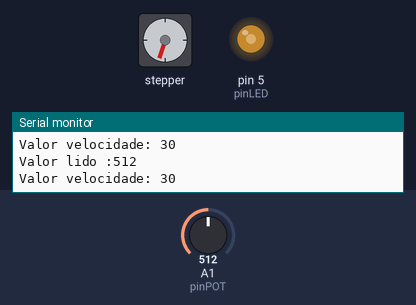
Recording of a sketch running on a simulated Arduino Uno, built with avr-gcc and run on an emulated ATmega328P. On the bench: stepper motor, output pins drawn as LEDs (lit = HIGH), the last lines printed to the serial monitor. Inputs (shaded band) come from the test bench; at power-on: A1 (pinPOT) = 512. Stepper angles assume 2050 steps per turn.

Above: at 9.8 s.
9.9 s: A1 (pinPOT) set to 716
At 18.23 s:
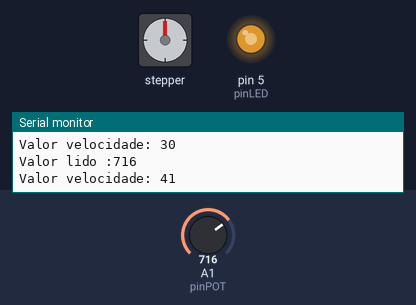
18.9 s: A1 (pinPOT) set to 900
At 27.27 s:
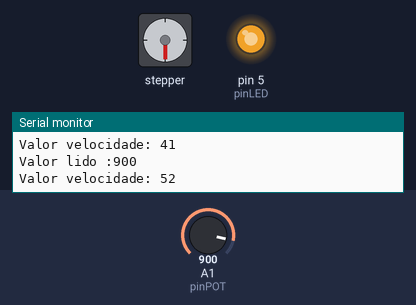
27.9 s: A1 (pinPOT) set to 122
At 36.31 s:
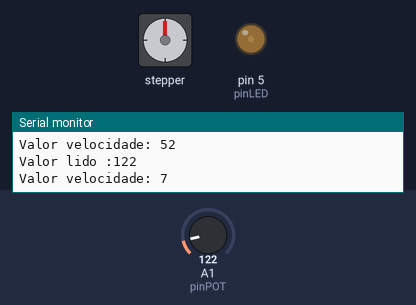
36.9 s: A1 (pinPOT) set to 0
At 45.35 s:
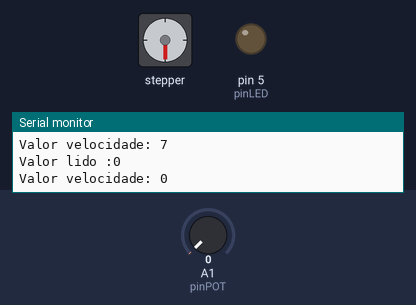
45.9 s: A1 (pinPOT) set to 1023
At 61.4 s:
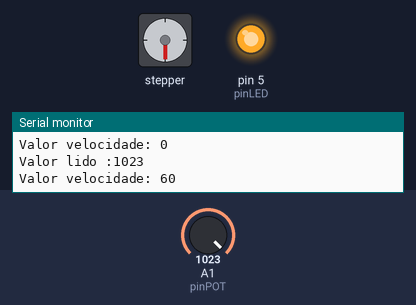
Timing chart, 0 to 64.9 s (numbered marks = the images above; inputs shaded):
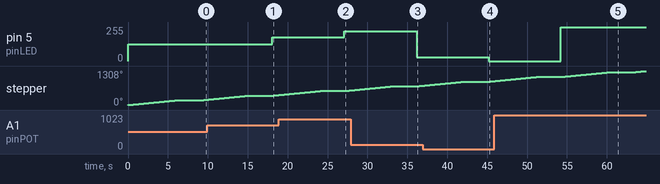

The sketch:

stepper.ino
```cpp
#include <Stepper.h>

const int in1 = 11;
const int in2 = 10;
const int in3 = 9;
const int in4 = 8;
const int pinPOT = A1;
const int pinLED = 05;
const int stepsPerRevolution = 2050;

//Inicializa a biblioteca utilizando as portas de 8 a 11 para
//ligacao ao motor
Stepper myStepper(stepsPerRevolution, in1,in2,in3,in4);

void setup()
{
  pinMode(pinPOT, INPUT); //DEFINE O PINO COMO ENTRADA
  pinMode(pinLED, OUTPUT); //DEFINE O PINO COMO SAÍDA
 //Determina a velocidade inicial do motor
 myStepper.setSpeed(50);
 Serial.begin(9600);
}

void loop()
{
 int valor = analogRead(pinPOT);
 int valPot  = map(valor,0,1023,0,255);

 int valVel  = map(valor,0,1023,0,60);

 Serial.print("Valor lido :");
 Serial.println(valor,DEC);
 Serial.print("Valor velocidade: ");
 Serial.println(valVel, DEC);
 analogWrite(pinLED, valPot);


 myStepper.setSpeed(5);
 myStepper.step(1025);

 delay(3000);
}
```

Measured:
- after the input at 9.9 s, pin 5 (pinLED): 127/255 → 178/255 after 8.2 s
- after the input at 18.9 s, pin 5 (pinLED): 178/255 → 224/255 after 8.2 s
- after the input at 27.9 s, pin 5 (pinLED): 224/255 → 30/255 after 8.3 s
- after the input at 36.9 s, pin 5 (pinLED): 30/255 → 0/255 after 8.3 s
- after the input at 45.9 s, pin 5 (pinLED): 0/255 → 255/255 after 8.3 s
